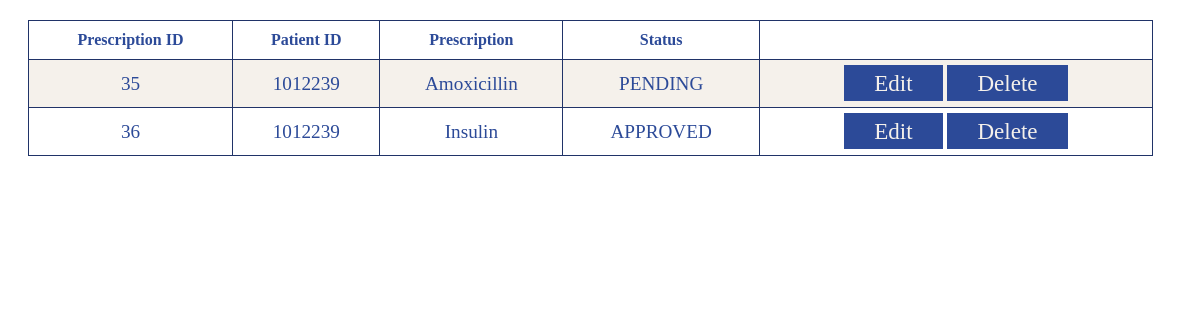
Screenshot of /backend/show_prescriptions.php (signed in) with the database file from the repository.
### tables this page shows
CREATE TABLE `prescription` (
  `Per_ID` int NOT NULL AUTO_INCREMENT,
  `Pat_ID` int NOT NULL,
  `Doc_ID` int NOT NULL,
  `Per_Desc` varchar(45) NOT NULL,
  `Per_Status` varchar(45) DEFAULT NULL,
  PRIMARY KEY (`Per_ID`)
);

### backend/show_prescriptions.php (the view, shortened to what this page needs)
<?php
    $dbhost = getenv("DBHOST");
    $dbuser = getenv("DBUSER");
    $dbpass = getenv("DBPASS");
    $dbname = getenv("DBNAME");
    $link = mysqli_connect($dbhost, $dbuser, $dbpass) or die("Unable to Connect to '$dbhost'");
    mysqli_select_db($link, $dbname) or die("Could not open the db '$dbname'");
    $select="SELECT * FROM prescription WHERE Doc_ID='".$_SESSION['id']."' ";
    $query=mysqli_query($link,$select);
?>
<!DOCTYPE html>
<html>
<head>
    <link rel="stylesheet" href="/index/styles/show_patients.css">
</head>
<body>
    <table border="1" cellpadding="0">
    <tr>
        <th>Prescription ID</th>
        <th>Patient ID</th>
        <th>Prescription</th>
        <th>Status</th>
    </tr>
    <?php
        $num=mysqli_num_rows($query);
        if ($num>0) {
            while ($result=mysqli_fetch_assoc($query)) {
                echo "
                    <tr>
                        <td>".$result['Per_ID']."</td>
                        <td>".$result['Pat_ID']."</td>
                        <td>".$result['Per_Desc']."</td>
                        <td>".$result['Per_Status']."</td>
                        <td>
                            <a href='/backend/prescription_edit.php?Per_ID=".$result['Per_ID']."'class='btn'>Edit</a>
                            <a href='/backend/show_prescriptions.php?Per_ID=".$result['Per_ID']."'class='btn'>Delete</a>
                        </td>
                    </tr>
                ";
            }
        }
    ?>
    </table>
</body>

### index/styles/show_patients.css (style rules this page uses)
:root { --shadow: 0px 0px 5px 5px rgba(0, 0, 0, 0.199); --lighter: #F5F1EB; --light: #dad5cf; --mid: #9FCDFC; --main: #008CFF; --accent: #4C72D2; --dark: #2C4A98; --darker: #203368; --green: #138808; --red: #CD5C5C; }
table { margin: 20px; border-collapse: collapse; width: 95%; border: 1px solid var(--darker); }
table th { color: var(--dark); padding: 10px; }
table td { padding: 10px; color: var(--dark); font-size: 1.2em; text-align: center; }
.btn { background: var(--dark); color: var(--lighter); font-size: 1.2em; padding: 5px 30px; text-decoration: none; }
tr:nth-child(even) { background-color: var(--lighter); }

### rows the page displays
prescription: Per_ID "35", Pat_ID "1012239", Per_Desc "Amoxicillin", Per_Status "PENDING"
prescription: Per_ID "36", Pat_ID "1012239", Per_Desc "Insulin", Per_Status "APPROVED"
